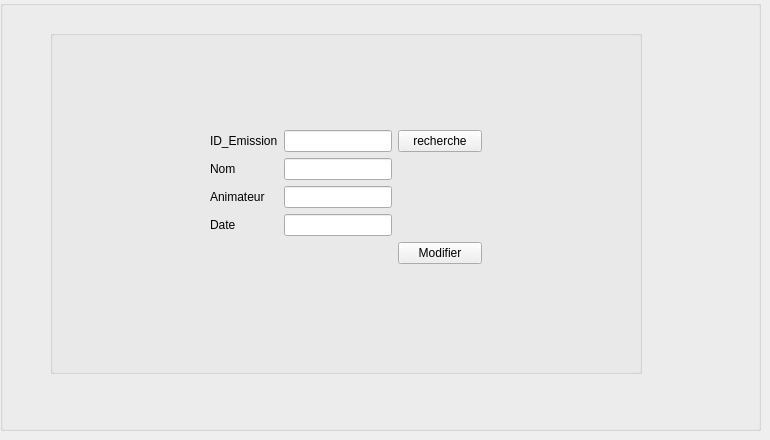
    <widget class="QWidget" name="tab_4">
     <attribute name="title">
      <string>Modifier </string>
     </attribute>
     <widget class="QGroupBox" name="groupBox_4">
      <property name="geometry">
       <rect>
        <x>0</x>
        <y>0</y>
        <width>761</width>
        <height>431</height>
       </rect>
      </property>
      <property name="title">
       <string/>
      </property>
      <widget class="QGroupBox" name="groupBox_5">
       <property name="geometry">
        <rect>
         <x>50</x>
         <y>30</y>
         <width>592</width>
         <height>344</height>
        </rect>
       </property>
       <property name="title">
        <string/>
       </property>
       <widget class="QWidget" name="">
        <property name="geometry">
         <rect>
          <x>160</x>
          <y>100</y>
          <width>272</width>
          <height>144</height>
         </rect>
        </property>
        <layout class="QFormLayout" name="formLayout_2">
         <item row="0" column="0">
          <layout class="QFormLayout" name="formLayout">
           <item row="0" column="0">
            <widget class="QLabel" name="label_9">
             <property name="text">
              <string>ID_Emission</string>
             </property>
            </widget>
           </item>
           <item row="0" column="1">
            <widget class="QLineEdit" name="leid_mod"/>
           </item>
           <item row="1" column="0">
            <widget class="QLabel" name="label_6">
             <property name="text">
              <string>Nom</string>
             </property>
            </widget>
           </item>
           <item row="1" column="1">
            <widget class="QLineEdit" name="lenom_mod"/>
           </item>
           <item row="2" column="0">
            <widget class="QLabel" name="label_7">
             <property name="text">
              <string>Animateur</string>
             </property>
            </widget>
           </item>
           <item row="2" column="1">
            <widget class="QLineEdit" name="leanimateur_mod"/>
           </item>
           <item row="3" column="0">
            <widget class="QLabel" name="label_8">
             <property name="text">
              <string>Date </string>
             </property>
            </widget>
           </item>
           <item row="3" column="1">
            <widget class="QLineEdit" name="ledate_mod"/>
           </item>
          </layout>
         </item>
         <item row="0" column="1">
          <widget class="QPushButton" name="pb_recherche">
           <property name="text">
            <string>recherche</string>
           </property>
          </widget>
         </item>
         <item row="1" column="1">
          <widget class="QPushButton" name="pb_modifier">
           <property name="text">
            <string>Modifier</string>
           </property>
           <property name="icon">
            <iconset resource="../image/image2.qrc">
             <normaloff>:/new/prefix1/modifier.png</normaloff>:/new/prefix1/modifier.png</iconset>
           </property>
          </widget>
         </item>
        </layout>
       </widget>
      </widget>
     </widget>
    </widget>
